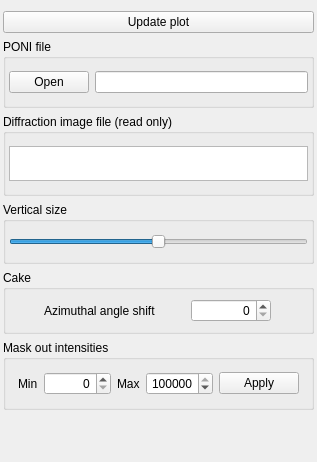
          <widget class="QWidget" name="tab_Cake1">
           <attribute name="title">
            <string>Cake1</string>
           </attribute>
           <layout class="QVBoxLayout" name="verticalLayout_3">
            <property name="leftMargin">
             <number>3</number>
            </property>
            <property name="rightMargin">
             <number>3</number>
            </property>
            <property name="bottomMargin">
             <number>12</number>
            </property>
            <item>
             <widget class="QPushButton" name="pushButton_ApplyCakeView">
              <property name="sizePolicy">
               <sizepolicy hsizetype="Preferred" vsizetype="Fixed">
                <horstretch>0</horstretch>
                <verstretch>0</verstretch>
               </sizepolicy>
              </property>
              <property name="text">
               <string>Update plot</string>
              </property>
             </widget>
            </item>
            <item>
             <widget class="QGroupBox" name="groupBox_11">
              <property name="title">
               <string>PONI file</string>
              </property>
              <property name="flat">
               <bool>true</bool>
              </property>
              <layout class="QGridLayout" name="gridLayout_4">
               <property name="leftMargin">
                <number>3</number>
               </property>
               <property name="topMargin">
                <number>12</number>
               </property>
               <property name="rightMargin">
                <number>3</number>
               </property>
               <property name="bottomMargin">
                <number>12</number>
               </property>
               <item row="1" column="1">
                <widget class="QLineEdit" name="lineEdit_PONI"/>
               </item>
               <item row="1" column="0">
                <widget class="QPushButton" name="pushButton_GetPONI">
                 <property name="sizePolicy">
                  <sizepolicy hsizetype="Fixed" vsizetype="Fixed">
                   <horstretch>0</horstretch>
                   <verstretch>0</verstretch>
                  </sizepolicy>
                 </property>
                 <property name="minimumSize">
                  <size>
                   <width>0</width>
                   <height>0</height>
                  </size>
                 </property>
                 <property name="toolTip">
                  <string>Open a PONI file</string>
                 </property>
                 <property name="text">
                  <string>Open</string>
                 </property>
                </widget>
               </item>
              </layout>
             </widget>
            </item>
            <item>
             <widget class="QGroupBox" name="groupBox_14">
              <property name="title">
               <string>Diffraction image file (read only)</string>
              </property>
              <property name="flat">
               <bool>true</bool>
              </property>
              <layout class="QHBoxLayout" name="horizontalLayout_9" stretch="0">
               <property name="leftMargin">
                <number>3</number>
               </property>
               <property name="topMargin">
                <number>12</number>
               </property>
               <property name="rightMargin">
                <number>3</number>
               </property>
               <property name="bottomMargin">
                <number>12</number>
               </property>
               <item>
                <widget class="QTextEdit" name="textEdit_DiffractionImageFilename">
                 <property name="sizePolicy">
                  <sizepolicy hsizetype="Expanding" vsizetype="Fixed">
                   <horstretch>0</horstretch>
                   <verstretch>0</verstretch>
                  </sizepolicy>
                 </property>
                 <property name="maximumSize">
                  <size>
                   <width>16777215</width>
                   <height>35</height>
                  </size>
                 </property>
                 <property name="readOnly">
                  <bool>true</bool>
                 </property>
                </widget>
               </item>
              </layout>
             </widget>
            </item>
            <item>
             <widget class="QGroupBox" name="groupBox_5">
              <property name="sizePolicy">
               <sizepolicy hsizetype="Preferred" vsizetype="Fixed">
                <horstretch>0</horstretch>
                <verstretch>0</verstretch>
               </sizepolicy>
              </property>
              <property name="title">
               <string>Vertical size</string>
              </property>
              <property name="flat">
               <bool>true</bool>
              </property>
              <layout class="QVBoxLayout" name="verticalLayout_21">
               <property name="spacing">
                <number>0</number>
               </property>
               <property name="leftMargin">
                <number>3</number>
               </property>
               <property name="topMargin">
                <number>12</number>
               </property>
               <property name="rightMargin">
                <number>3</number>
               </property>
               <property name="bottomMargin">
                <number>12</number>
               </property>
               <item>
                <widget class="QSlider" name="horizontalSlider_CakeAxisSize">
                 <property name="minimum">
                  <number>1</number>
                 </property>
                 <property name="pageStep">
                  <number>1</number>
                 </property>
                 <property name="value">
                  <number>50</number>
                 </property>
                 <property name="orientation">
                  <enum>Qt::Horizontal</enum>
                 </property>
                </widget>
               </item>
              </layout>
             </widget>
            </item>
            <item>
             <widget class="QGroupBox" name="groupBox_23">
              <property name="title">
               <string>Cake</string>
              </property>
              <property name="flat">
               <bool>true</bool>
              </property>
              <layout class="QHBoxLayout" name="horizontalLayout_5">
               <item>
                <widget class="QLabel" name="label_7">
                 <property name="sizePolicy">
                  <sizepolicy hsizetype="Fixed" vsizetype="Preferred">
                   <horstretch>0</horstretch>
                   <verstretch>0</verstretch>
                  </sizepolicy>
                 </property>
                 <property name="text">
                  <string>Azimuthal angle shift</string>
                 </property>
                </widget>
               </item>
               <item>
                <widget class="QSpinBox" name="spinBox_AziShift">
                 <property name="sizePolicy">
                  <sizepolicy hsizetype="Fixed" vsizetype="Fixed">
                   <horstretch>0</horstretch>
                   <verstretch>0</verstretch>
                  </sizepolicy>
                 </property>
                 <property name="minimumSize">
                  <size>
                   <width>80</width>
                   <height>0</height>
                  </size>
                 </property>
                 <property name="alignment">
                  <set>Qt::AlignRight|Qt::AlignTrailing|Qt::AlignVCenter</set>
                 </property>
                 <property name="maximum">
                  <number>359</number>
                 </property>
                 <property name="singleStep">
                  <number>5</number>
                 </property>
                </widget>
               </item>
              </layout>
             </widget>
            </item>
            <item>
             <widget class="QGroupBox" name="groupBox_30">
              <property name="sizePolicy">
               <sizepolicy hsizetype="Preferred" vsizetype="Fixed">
                <horstretch>0</horstretch>
                <verstretch>0</verstretch>
               </sizepolicy>
              </property>
              <property name="title">
               <string>Mask out intensities</string>
              </property>
              <property name="flat">
               <bool>true</bool>
              </property>
              <layout class="QHBoxLayout" name="horizontalLayout_16">
               <property name="leftMargin">
                <number>12</number>
               </property>
               <property name="topMargin">
                <number>12</number>
               </property>
               <property name="rightMargin">
                <number>12</number>
               </property>
               <property name="bottomMargin">
                <number>12</number>
               </property>
               <item>
                <widget class="QLabel" name="label_11">
                 <property name="sizePolicy">
                  <sizepolicy hsizetype="Fixed" vsizetype="Preferred">
                   <horstretch>0</horstretch>
                   <verstretch>0</verstretch>
                  </sizepolicy>
                 </property>
                 <property name="text">
                  <string>Min</string>
                 </property>
                </widget>
               </item>
               <item>
                <widget class="QSpinBox" name="spinBox_MaskMin">
                 <property name="focusPolicy">
                  <enum>Qt::StrongFocus</enum>
                 </property>
                 <property name="alignment">
                  <set>Qt::AlignRight|Qt::AlignTrailing|Qt::AlignVCenter</set>
                 </property>
                 <property name="maximum">
                  <number>10000000</number>
                 </property>
                </widget>
               </item>
               <item>
                <widget class="QLabel" name="label_10">
                 <property name="sizePolicy">
                  <sizepolicy hsizetype="Fixed" vsizetype="Preferred">
                   <horstretch>0</horstretch>
                   <verstretch>0</verstretch>
                  </sizepolicy>
                 </property>
                 <property name="text">
                  <string>Max</string>
                 </property>
                </widget>
               </item>
               <item>
                <widget class="QSpinBox" name="spinBox_MaskMax">
                 <property name="focusPolicy">
                  <enum>Qt::StrongFocus</enum>
                 </property>
                 <property name="alignment">
                  <set>Qt::AlignRight|Qt::AlignTrailing|Qt::AlignVCenter</set>
                 </property>
                 <property name="maximum">
                  <number>10000000</number>
                 </property>
                 <property name="value">
                  <number>10000000</number>
                 </property>
                </widget>
               </item>
               <item>
                <widget class="QPushButton" name="pushButton_ApplyMask">
                 <property name="sizePolicy">
                  <sizepolicy hsizetype="Fixed" vsizetype="Fixed">
                   <horstretch>0</horstretch>
                   <verstretch>0</verstretch>
                  </sizepolicy>
                 </property>
                 <property name="text">
                  <string>Apply</string>
                 </property>
                 <property name="checkable">
                  <bool>true</bool>
                 </property>
                </widget>
               </item>
              </layout>
             </widget>
            </item>
            <item>
             <spacer name="verticalSpacer">
              <property name="orientation">
               <enum>Qt::Vertical</enum>
              </property>
              <property name="sizeHint" stdset="0">
               <size>
                <width>20</width>
                <height>40</height>
               </size>
              </property>
             </spacer>
            </item>
           </layout>
          </widget>
